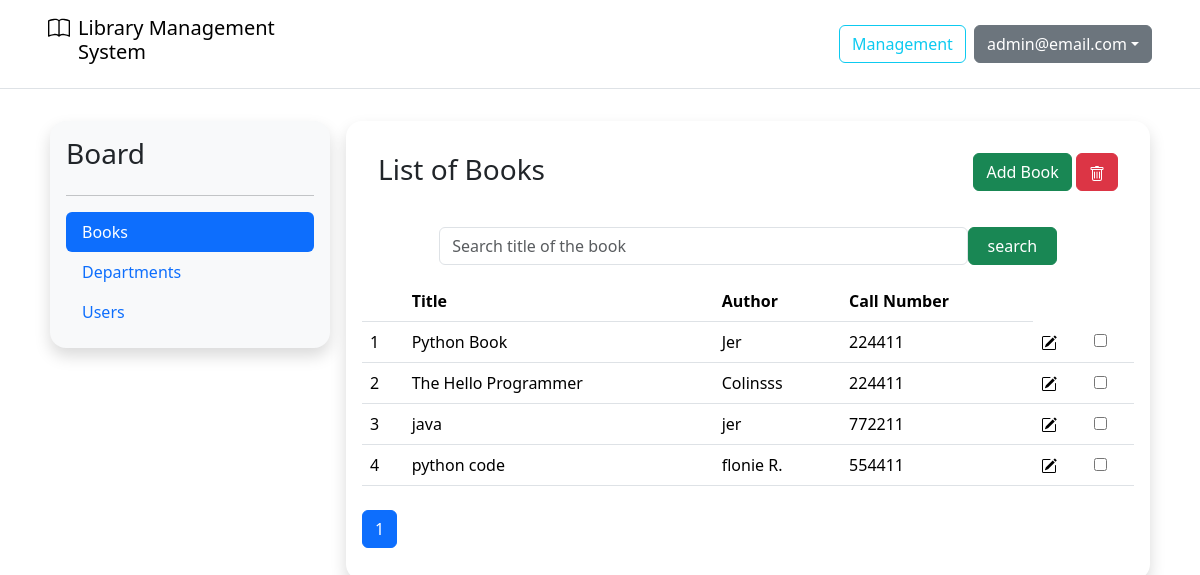
The page /management/books/ (signed in) on the database its author committed.
### customuserauth/models.py (models this page shows)
class CustomUserModel(AbstractUser):
    email = models.EmailField(unique=True)
    username = models.CharField(max_length=64, blank=True, null=True, unique=True)
    objects = UserManager()
    USERNAME_FIELD = 'email'
    REQUIRED_FIELDS = ["username"]
    class Meta:
        verbose_name = "User"
        verbose_name_plural = "Users"

### management/models.py (models this page shows, shortened)
class Book(models.Model):
    call_number = models.IntegerField()
    author = models.CharField(max_length=255)
    title = models.CharField(max_length=255)
    place_of_publication = models.CharField(max_length=255)
    publisher = models.CharField(max_length=255)
    copyright_date = models.DateField()
    pages = models.IntegerField()
    department = models.ForeignKey(Department, on_delete=models.CASCADE, related_name="books", null=True)

### management/views.py (the view, shortened to what this page needs)
# urls.py: path("books/", BookManagementView.as_view(), name="book_management"),
class BookManagementView(Is_AdministratorMixin, TemplateView):
    template_name = "management/book_management.html"
    def get_context_data(self, **kwargs: Any) -> Dict[str, Any]:
        context = super().get_context_data(**kwargs)
        search = self.request.GET.get("search_book")
        page_number = self.request.GET.get("page")
        if search:
            books = Book.objects.filter(title__icontains=search)
        else:
            books = Book.objects.all()
        paginated_books = paginated_context(books, 25, page_number, "books", "title")
        context.update(paginated_books)
        context["search_book"] = search
        return context

### customuserauth/mixins.py (called while the page is built)
    def test_func(self):
        return self.request.user.groups.filter(name="Administrators").exists()

    def dispatch(self, request, *args, **kwargs):
        if not self.test_func():
            return self.handle_no_permission()
        return super().dispatch(request, *args, **kwargs)

### management/templatetags/custom_tags.py (called while the page is built)
@register.filter(name='is_admin')
def is_admin(user):
  return user.groups.filter(name="Administrators").exists()

### management/views.py (called while the page is built)
def paginated_context(queryset, per_page, page_number, context_name, order_by):
    paginator = Paginator(queryset.order_by(order_by), per_page)
    page_obj = paginator.get_page(page_number)
    return {context_name: page_obj}

### management/templates/management/book_management.html (shortened to what this page needs)
{% extends 'management/base.html' %}
{% block content %}
{% block books %}
    {% include 'management/_partials/list_of_books.html' %}
{% endblock %}
{% endblock %}

### templates/_partials/navbar.html (shortened to what this page needs)
{% load custom_tags %}
<div>
  <header class="p-5 d-flex flex-wrap align-items-center justify-content-center justify-content-md-between py-3 mb-4 border-bottom">
    <div class="col-md-3 mb-2 mb-md-0">
      <a href="{% url 'home' %}" class="d-inline-flex link-body-emphasis text-decoration-none">
        <h5 class="px-2">Library Management System</h5>
      </a>
    </div>
    <div class="col-md-3 text-end">
      {% if not request.user.is_authenticated %}
        <a href="{% url 'customuserauth:login' %}" class="btn btn-outline-primary me-2">Login</a>
        <a href="{% url 'customuserauth:register' %}" class="btn btn-primary">Sign-up</a>
      {% else %}
        <div class="d-flex justify-content-end gap-2">
          {% if request.user|is_admin %}
            <div>
              <a href="{% url 'management:book_management' %}" class="btn btn-outline-info">Management</a>
            </div>
          {% endif %}
          <div class="dropdown">
            <button class="btn btn-secondary dropdown-toggle" type="button" data-bs-toggle="dropdown" aria-expanded="false">{{ request.user.email }}</button>
          </div>
        </div>
      {% endif %}
    </div>
  </header>
</div>

### management/templates/management/_partials/list_of_books.html (shortened to what this page needs)
<div class="col rounded-4 p-3 m-2 shadow" id="book_view">
  <div class="d-flex justify-content-between p-3">
    <h3>List of Books</h3>
    <div>
      <button class="btn btn-success"
        hx-get="{% url 'management:form_book_view' %}"
        hx-swap="innerHTML"
        hx-target="#book_view"
        hx-vals='{
          "book_id": ""
        }'>
        Add Book
      </button>
      <button class="btn btn-danger"
        hx-post="{% url 'management:delete_book' %}"
        hx-trigger="confirmed"
        hx-target="#book_view"
        hx-swap="outerHTML"
        hx-include="#bookform"
        hx-trigger="confirmed"
        onclick="Swal.fire({
          title: 'Delete',
          text:'Do you want to continue?',
          showCancelButton: true,
          showConfirmButton: true
        }).then((result)=>{
          if(result.isConfirmed){
            htmx.trigger(this, 'confirmed');
          }
      })">
      </button>
    </div>
  </div>
  <div>
    <form action="{% url 'management:book_management' %}" class="d-flex justify-content-center" method="get">
      <div class="d-flex my-3" style="width: 80%;">
        <input type="text" name="search_book" id="" class="form-control" placeholder="Search title of the book" value="{{ request.GET.search_book }}" />
        <input type="submit" value="search" class="btn btn-success" style="width: 100px;" />
      </div>
    </form>
  </div>
  <div>
    <form id="bookform">
      <table class="table table-hover">
        <thead>
          <tr>
            <th></th>
            <th>Title</th>
            <th>Author</th>
            <th>Call Number</th>
          </tr>
        </thead>
        <tbody>
          {% for book in books %}
          <tr>
            <td>{{forloop.counter}}</td>
            <td>{{book.title}}</td>
            <td>{{book.author}}</td>
            <td>{{book.call_number}}</td>
            <td>
              <a hx-get="{% url 'management:form_book_view' %}" hx-target="#book_view" hx-swap="innerHTML" hx-vals='{
                "book_id":{{book.id}}
              }'>
              </a>
            </td>
            <td>
              <input type="checkbox" name="box" id="" value="{{book.id}}" />
            </td>
          </tr>
          {% endfor %}
        </tbody>
      </table>
    </form>
    <nav aria-label="Page navigation example" class="mt-4">
      <ul class="pagination">
         {% for num in books.paginator.page_range %}
        {% if books.number == num %}
        <li class="page-item active">
          <a class="page-link" href="?page={{ num }}{% if request.GET.search_book %}&search_book={{ request.GET.search_book }}{% endif %}">{{ num }}</a>
        </li>
        {% else %}
        <li class="page-item">
          <a class="page-link" href="?page={{ num }}{% if request.GET.search_book %}&search_book={{ request.GET.search_book }}{% endif %}">{{ num }}</a>
        </li>
        {% endif %} {% endfor %}
      </ul>
    </nav>
  </div>
</div>

### static/css/styles.css (style rules this page uses)
a { text-decoration:none; }

### rows shown on the page
CustomUserModel: user.email "admin@email.com"
Book: title "Python Book", author "Jer", call_number "224411"
Book: title "The Hello Programmer", author "Colinsss", call_number "224411"
Book: title "java", author "jer", call_number "772211"
Book: title "python code", author "flonie R.", call_number "554411"

### other values the page prints
{{ num }} "1"
